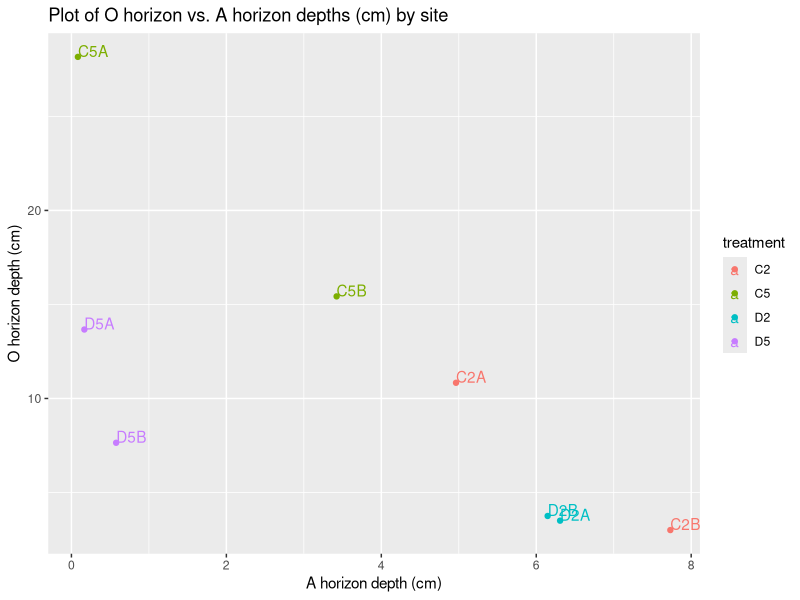

This chart was generated by the following R code: (Note: this script raises an error after producing the figure.)
## ---- chunk 1
knitr::opts_chunk$set(echo = TRUE)
## ---- chunk 2
library(tidyverse)
library(dplyr)
library(stringr)
library(viridis)
library(magrittr)


OA_thick <- read.csv("OA_thickness_2019_20_join.csv", header=T, na.strings=c("", " ", "NA"))
class(OA_thick)

#as.tbl(OA_thick) #set as tibble. was having issues with coercing to a dataframe (using as.data.frame)

str(OA_thick)
head(OA_thick)

OA_thick[46,11] <- as.numeric(13) #depending on where the last source file was saved from, this cell may be imported as a date. The correct value should be 13 (cm). D5A R2 (2019), A_thk = 13.

#set all data types for the dataframe

OA_thick$date %>% as.Date(format = "%m/%d/%Y")
OA_thick$site %>%  as.character()
OA_thick$treatment %>%  as.character()
OA_thick$forest_type %>%  as.character()
OA_thick$inv_lvl %>% as.numeric()
OA_thick$plot %>% as.character()
OA_thick$totalO_thk %>% as.numeric()
OA_thick$Oi_thk %>% as.numeric()
OA_thick$Oe_thk %>% as.numeric()
OA_thick$Oa_thk %>% as.numeric()
OA_thick$A_thk %>% as.numeric()
OA_thick$A_type %>% as.character()
OA_thick$source %>% as.character()
OA_thick$sample_number %>% as.character()
OA_thick$bulk_density %>% as.numeric()




str(OA_thick)
view(OA_thick)

## ---- chunk 3


## ---- chunk 4

#O_mean_summary
O_mean_sum <- OA_thick %>% 
group_by(site) %>% 
  drop_na(totalO_thk) %>% 
  summarize(mean_O_thk = mean(mean(totalO_thk)), SD = sd(totalO_thk), n = length(site))

O_mean_sum %<>%   #Adding in SE to the dataframe  
mutate(SE = SD/sqrt(length(SD)))
view(O_mean_sum)

write.table(O_mean_sum, file = "O_mean_sum.csv", sep = ",")


#A_mean_summary
A_mean_sum <- OA_thick %>% 
group_by(site) %>% 
  drop_na(A_thk) %>% 
  summarize(mean_A_thk = mean(mean(A_thk)), SD = sd(A_thk), n = length(site))

A_mean_sum %<>%   #Adding in SE to the dataframe  
mutate(SE = SD/sqrt(length(SD)))
view(A_mean_sum)

write.table(A_mean_sum, file = "A_mean_sum.csv", sep = ",")

## ---- chunk 5
#Step 1:
O <- O_mean_sum$mean_O_thk
A <- A_mean_sum$mean_A_thk
#view(O)
#view(A)

OA_means.df <- data.frame(v1 = c("C2A","C2B","C5A","C5B","D2A","D2B","D5A","D5B"), v2 = c("C2", "C2", "C5", "C5", "D2", "D2", "D5", "D5"), v3 = O, v4 = A)
colnames(OA_means.df) = c("site", "treatment", "O","A")


view(OA_means.df)
str(OA_means.df)

write.table(OA_means.df, file = "OA_means.csv", sep = ",")

#Step 2:
OPlot1 <- qplot(O, A, data = OA_means.df, label = site, 
      geom=c("point", "text"),
      hjust=0, vjust=0,
      color = treatment,
      xlab = "A horizon depth (cm)",
      ylab = "O horizon depth (cm)",
      main = "Plot of O horizon vs. A horizon depths (cm) by site")
print(OPlot1)





## ---- chunk 6

O_plot.FUN <- function(data){
  Oplot <- ggplot(data, aes(x = O, y = A)) +
  scale_fill_viridis(discrete = TRUE) +
  geom_point(position = position_dodge(),
  color = OA_means.df$treatment,
  width = 0.2)
  Oplot <- Oplot + ggtitle("Plot of O horizon vs. A horizon depths (cm) by site") +
    theme(plot.title = element_text(size = rel(1.8), margin = margin(b = 10)))+
    theme(axis.text.x = element_text(size = rel(1.4))) +
    theme(axis.text.y = element_text(size = rel(1.4))) 
  Oplot <- Oplot +
    labs(x= "O horizon depth (cm)", y = "A horizon depth (cm)", size = rel(1.8)) +
    theme(axis.title.x = element_text(size = rel(1.5), face = "bold", margin = margin(t = 8)))+
    theme(axis.title.y = element_text(size = rel(1.5), face = "bold", margin = margin(r = 8)))+
    theme(legend.text = element_text(size = rel(1.4))) +
    theme(legend.title = element_text(size = rel(1.4)))
  
 print(Oplot) #print
}



O_plot.FUN(OA_means.df) #run the function
?geom_point

